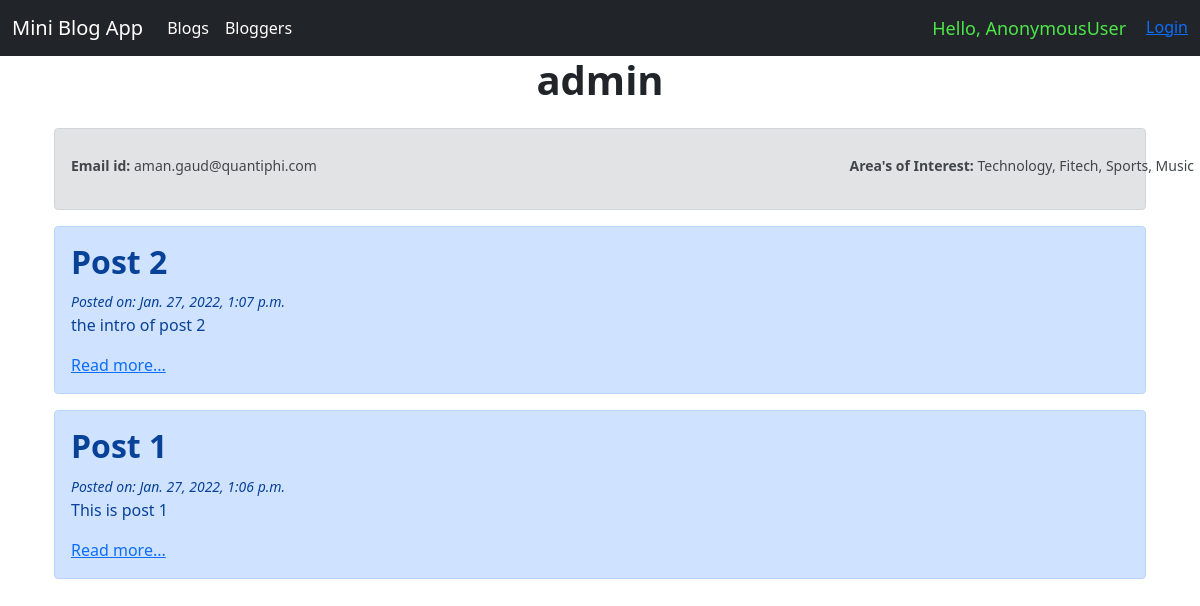
/blog/blogger/1, run on an earlier commit of the app's database.
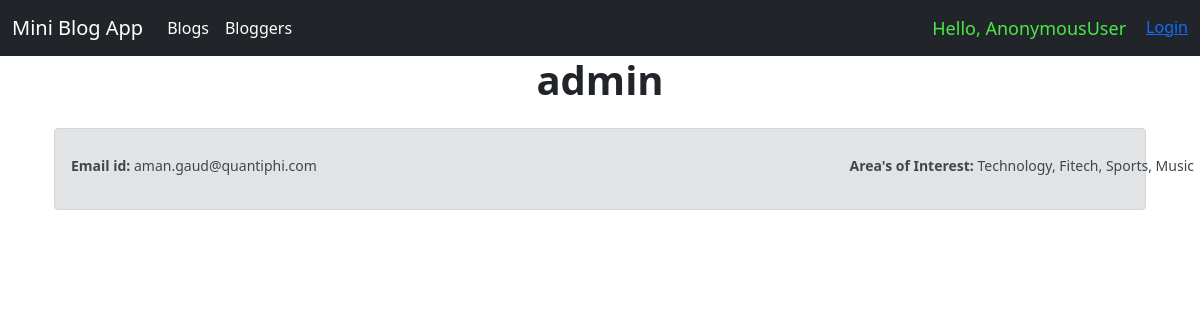
And on a later commit of the database.
### blog/models.py (models this page shows)
class Post(models.Model):
    title = models.CharField(max_length=255)
    intro = models.TextField()
    body = models.TextField()
    date_added = models.DateTimeField(auto_now_add=True)
    blogger_name = models.ForeignKey(
        User, null=False, blank=False, on_delete=models.CASCADE, related_name="+")
    class Meta:
        ordering = ['-date_added']

### blog/views.py (the view)
# urls.py: path('blogger/<str:author_id>', views.blogger_detail, name="blogger_detail"),
def blogger_detail(request, author_id):
    blogger = User.objects.get(id=author_id)
    posts = Post.objects.filter(blogger_name=author_id)
    return render(request, 'blog/bloggerdetail.html', {'blogger': blogger, 'posts': posts})

### blog/templates/blog/bloggerdetail.html (shortened to what this page needs)
{% extends 'blog/base.html' %}
{% block content%}
    <div class="container"><br>
        <div  class="position-relative">
    <h1 class="h1 position-absolute top-10 start-50 translate-middle"><b>{{blogger.username}}</b></h1><br></div>
    <br>
      <div class="alert alert-secondary" role="alert">
<small> <span class=" position-relative top-50 start-0 translate-middle"><b>Email id:</b> {{blogger.email}}</span>
  <span class="position-relative top-50 start-50 translate-middle"><b>Area's of Interest:</b> Technology, Fitech, Sports, Music</span></small>
      </div>
      {% for post in posts%}
      <div class="alert alert-primary" role="alert">
        <h2 class="h2"><b>{{post.title}}</b></h2>
        <small><i> Posted on: {{post.date_added}}</i></small>
        <p>{{post.intro}}</p>
        <a href="{% url 'blog_post_detail' post.id%}"> Read more...</a>
      </div>
    {% endfor %}
</div>
{% endblock %}

What changed in the data, as far as the page shows it:
no longer on this page (row edited): Post: title "Post 2", date_added "Jan. 27, 2022, 1:07 p.m.", intro "the intro of post 2"
no longer on this page (row edited): Post: title "Post 1", date_added "Jan. 27, 2022, 1:06 p.m.", intro "This is post 1"
